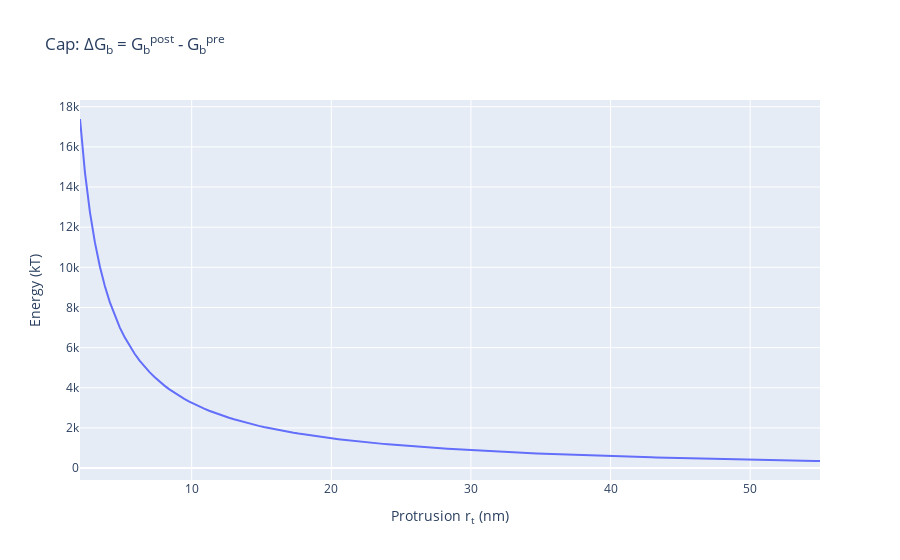

Source (notebook cell):
### Markdown cell above
If this is accurate, the energetic increase may decrease with greater $r_{t,rim}$, but fusion at the base is clearly an energy *intensive* process, not one that releases energy.

## Calculate pre vs post $G_b$ difference and export results

### Code cell
DGb = GPost - GPre

DGbPlot = go.Figure()
DGbPlot.add_trace(go.Scatter(x=rim_rt, y=DGb, mode='lines'))
DGbPlot.update_layout(title="Cap: ΔG<sub>b</sub> = G<sub>b</sub><sup>post</sup> - G<sub>b</sub><sup>pre</sup>",
                        xaxis_title="Protrusion r<sub>t</sub> (nm)", yaxis_title="Energy (kT)")
DGbPlot.show()

print('Saving DGb for cap')
np.savetxt('output data/Cap DGb 2-2.csv', DGb, delimiter=',') # Export DGb as a versioned csv
print('Saving rim_rt for cap')
np.savetxt('output data/Cap rt 2-2.csv', rim_rt, delimiter=',') # Export rim_rt that was used
print('Done!')

### Figure 1 — Plotly figure (JSON) as saved in the notebook; plotly's stock layout.template omitted (floating-point values rounded to 4 significant figures; data arrays with more than 128 entries replaced by an {"elided": "..."} marker saying what was removed)
{"data": [{"mode": "lines", "type": "scatter", "x": {"elided": "150 float values"}, "y": {"elided": "150 float values"}}], "layout": {"autosize": true, "title": {"text": "Cap: ΔG<sub>b</sub> = G<sub>b</sub><sup>post</sup> - G<sub>b</sub><sup>pre</sup>"}, "xaxis": {"autorange": true, "range": [2, 55], "title": {"text": "Protrusion r<sub>t</sub> (nm)"}, "type": "linear"}, "yaxis": {"autorange": true, "range": [-594.2, 18340.0], "title": {"text": "Energy (kT)"}, "type": "linear"}}}
